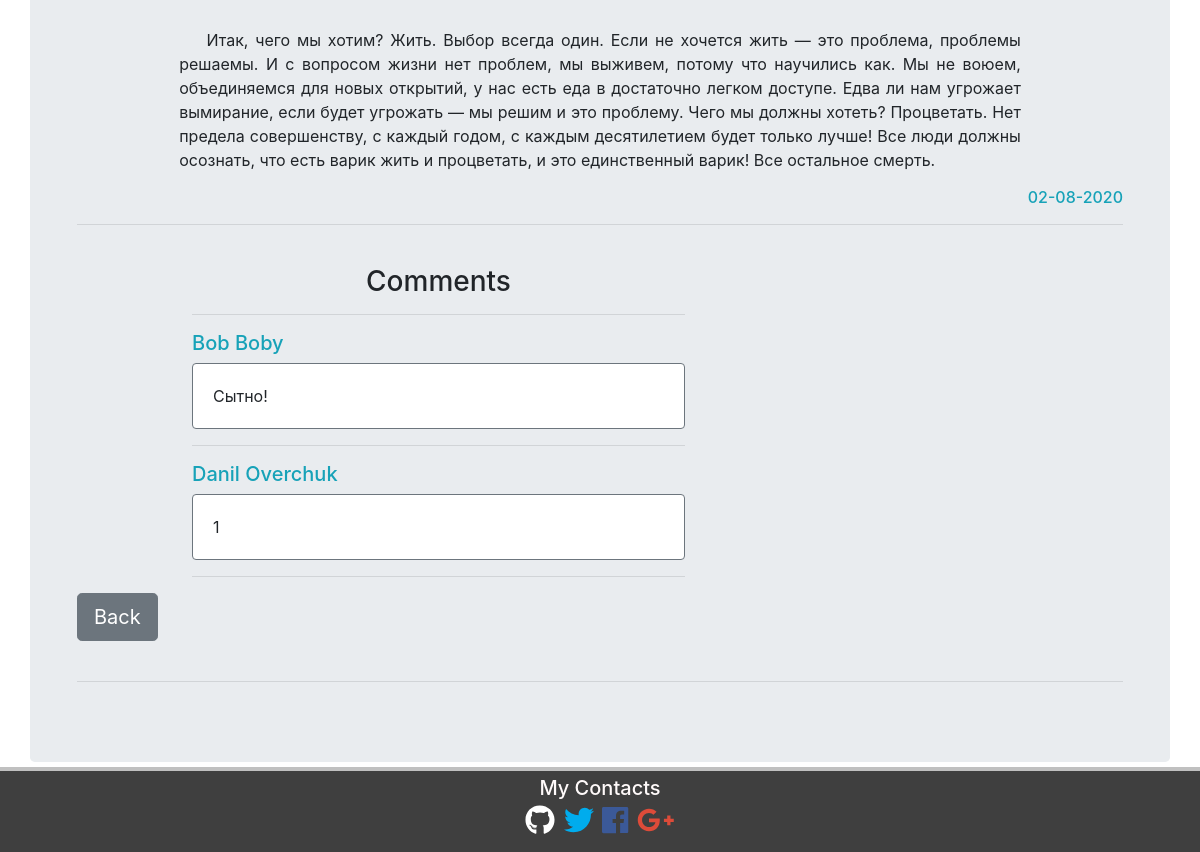
The app's page /articles/1/ (lower part), older data.
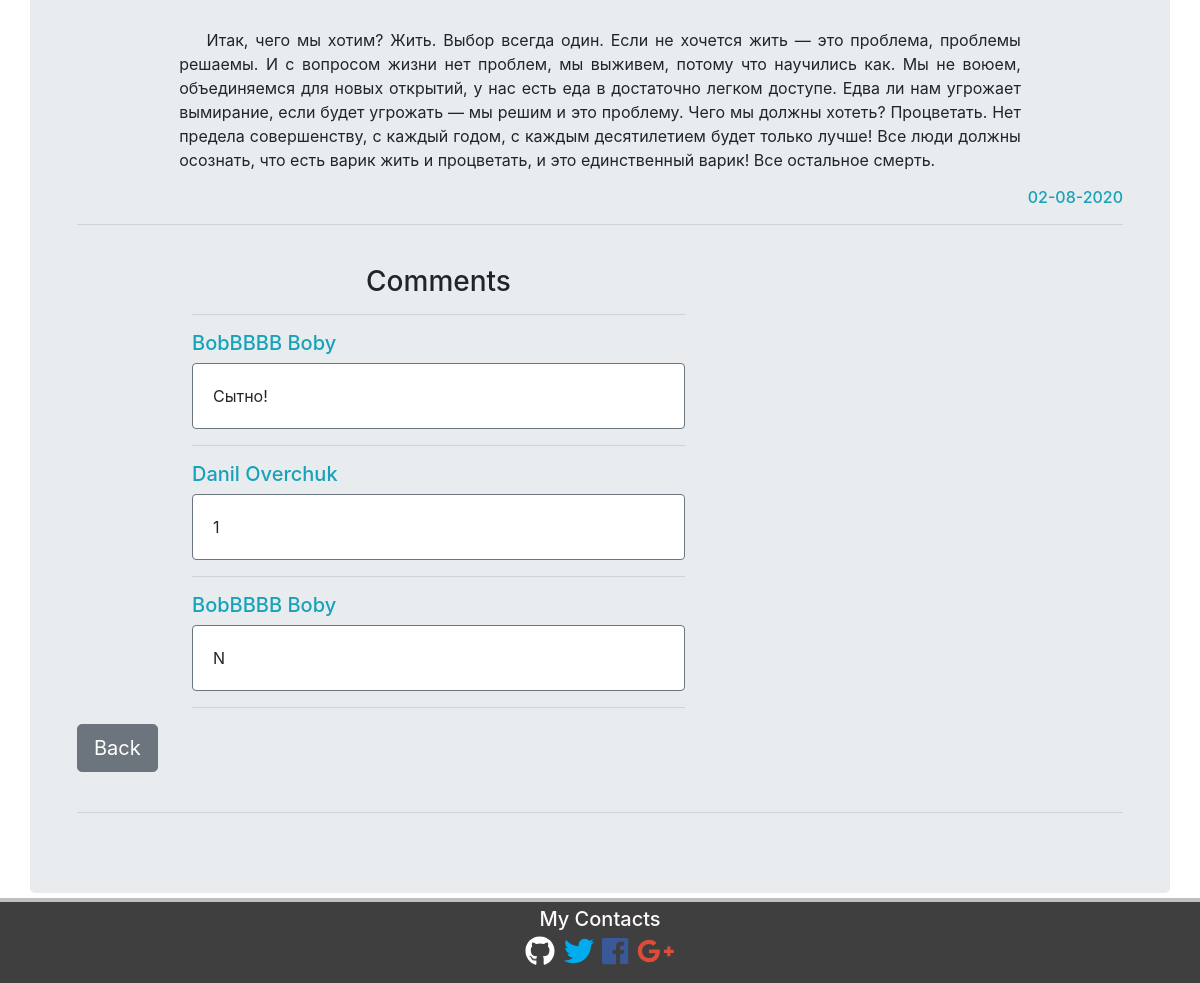
The same page, newer data.
### articles/models.py (models this page shows, shortened)
class Comments(models.Model):
    article = models.ForeignKey(Articles,
                                related_name='comments',
                                on_delete=models.CASCADE)
    author = models.ForeignKey(User, on_delete=models.CASCADE)
    comment_text = models.CharField(max_length=400)
    class Meta:
        verbose_name = 'Comment'
        verbose_name_plural = 'Comments'

### articles/views.py (the view, shortened to what this page needs)
# urls.py: path('<int:pk>/', ArticleView.as_view(), name='article'),
class ArticleView(DetailView, CreateView):
    template_name = 'articles/article_page.html'
    model = Articles
    form_class = AddCommentForm
    def get_context_data(self, *args, **kwargs):
        context = super().get_context_data(*args, **kwargs)
        context['categories'] = Category.objects.all()
        return context

### articles/models.py (called while the page is built)
    def __str__(self):
        return self.name

### articles/templates/articles/article_page.html (shortened to what this page needs)
{% extends "home/wrapper.html" %}
{% load static %}
{% block content %}
    <div class="container col-md-10">
        <p>
            {{ articles.content|safe|linebreaks }}
        </p>
    </div>
    <h6 class="text-info" align="right">
        {{ articles.date|date:"d-m-Y" }}
    </h6><hr><br>
    <div class="container" style="margin-left: 100px">
        <div class="row">
            <div class="col-md-6">
                <a name="redirect_after_post_a_comment">
                    <h3 align="center">
                        Comments
                    </h3><hr>
                </a>
                {% if not articles.comments.all %}
                    <p>
                        No comment Yet
                    </p>
                    {% if user.is_authenticated %}
                        <a href="#1">
                            <button type="button" class="btn btn-outline-dark">
                                Add one
                            </button>
                        </a>
                    {% endif %}
                {% else %}
                    {% for comment in articles.comments.all %}
                        <h5 class="text-info">{{ comment.author.first_name }} {{ comment.author.last_name }}</h5>
                        <div class="card border-secondary mb-3">
                            <div class="card-body">
                                <p class="card-text">
                                    {{ comment.comment_text }}
                                </p>
                            </div>
                        </div><hr>
                    {% endfor %}
                {% endif %}
            </div>
        </div>
    </div>
    <a href="{% url 'articles' %}">
        <button type="button" class="btn btn-secondary btn-lg">
            Back
        </button>
    </a><br><br>
    <hr>
{% endblock content %}

Row changes from the older to the newer data that the page shows:
changed through a linked row, Comments "Сытно!": author.first_name "Bob" → "BobBBBB"
added Comments: author.first_name "BobBBBB", author.last_name "Boby", comment_text "N"
